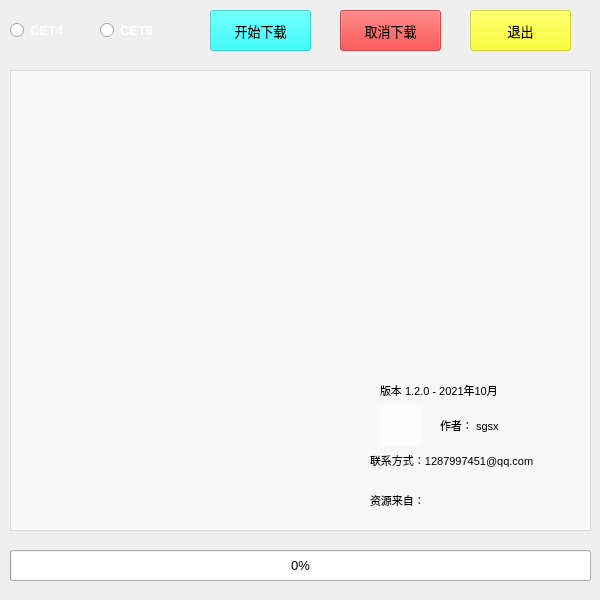
<?xml version="1.0" encoding="UTF-8"?>
<ui version="4.0">
 <class>MainWindow</class>
 <widget class="QMainWindow" name="MainWindow">
  <property name="geometry">
   <rect>
    <x>0</x>
    <y>0</y>
    <width>600</width>
    <height>600</height>
   </rect>
  </property>
  <property name="minimumSize">
   <size>
    <width>600</width>
    <height>600</height>
   </size>
  </property>
  <property name="maximumSize">
   <size>
    <width>600</width>
    <height>600</height>
   </size>
  </property>
  <property name="windowTitle">
   <string>MainWindow</string>
  </property>
  <widget class="QWidget" name="centralwidget">
   <widget class="QPushButton" name="pushButton">
    <property name="geometry">
     <rect>
      <x>210</x>
      <y>10</y>
      <width>101</width>
      <height>41</height>
     </rect>
    </property>
    <property name="font">
     <font>
      <pointsize>10</pointsize>
     </font>
    </property>
    <property name="styleSheet">
     <string notr="true">background-color: rgb(0, 255, 255,150);</string>
    </property>
    <property name="text">
     <string>开始下载</string>
    </property>
   </widget>
   <widget class="QTextBrowser" name="textBrowser">
    <property name="geometry">
     <rect>
      <x>10</x>
      <y>70</y>
      <width>581</width>
      <height>461</height>
     </rect>
    </property>
    <property name="font">
     <font>
      <pointsize>8</pointsize>
     </font>
    </property>
    <property name="styleSheet">
     <string notr="true">background-color: rgba(255, 255, 255, 150);</string>
    </property>
    <property name="html">
     <string>&lt;!DOCTYPE HTML PUBLIC &quot;-//W3C//DTD HTML 4.0//EN&quot; &quot;http://www.w3.org/TR/REC-html40/strict.dtd&quot;&gt;
&lt;html&gt;&lt;head&gt;&lt;meta name=&quot;qrichtext&quot; content=&quot;1&quot; /&gt;&lt;style type=&quot;text/css&quot;&gt;
p, li { white-space: pre-wrap; }
&lt;/style&gt;&lt;/head&gt;&lt;body style=&quot; font-family:'SimSun'; font-size:8pt; font-weight:400; font-style:normal;&quot;&gt;
&lt;p style=&quot;-qt-paragraph-type:empty; margin-top:0px; margin-bottom:0px; margin-left:0px; margin-right:0px; -qt-block-indent:0; text-indent:0px; font-size:18pt;&quot;&gt;&lt;br /&gt;&lt;/p&gt;&lt;/body&gt;&lt;/html&gt;</string>
    </property>
   </widget>
   <widget class="QPushButton" name="cancelButton">
    <property name="geometry">
     <rect>
      <x>470</x>
      <y>10</y>
      <width>101</width>
      <height>41</height>
     </rect>
    </property>
    <property name="font">
     <font>
      <pointsize>10</pointsize>
     </font>
    </property>
    <property name="styleSheet">
     <string notr="true">background-color: rgb(255, 255, 0,150);</string>
    </property>
    <property name="text">
     <string>退出</string>
    </property>
   </widget>
   <widget class="QRadioButton" name="CET4">
    <property name="geometry">
     <rect>
      <x>10</x>
      <y>10</y>
      <width>81</width>
      <height>41</height>
     </rect>
    </property>
    <property name="font">
     <font>
      <pointsize>10</pointsize>
      <weight>75</weight>
      <bold>true</bold>
     </font>
    </property>
    <property name="styleSheet">
     <string notr="true">color: rgb(255, 255, 255);</string>
    </property>
    <property name="text">
     <string>CET4</string>
    </property>
   </widget>
   <widget class="QRadioButton" name="CET6">
    <property name="geometry">
     <rect>
      <x>100</x>
      <y>10</y>
      <width>81</width>
      <height>41</height>
     </rect>
    </property>
    <property name="font">
     <font>
      <pointsize>10</pointsize>
      <weight>75</weight>
      <bold>true</bold>
     </font>
    </property>
    <property name="styleSheet">
     <string notr="true">color: rgb(255, 255, 255);</string>
    </property>
    <property name="text">
     <string>CET6</string>
    </property>
   </widget>
   <widget class="QPushButton" name="cancelDownload">
    <property name="geometry">
     <rect>
      <x>340</x>
      <y>10</y>
      <width>101</width>
      <height>41</height>
     </rect>
    </property>
    <property name="font">
     <font>
      <pointsize>10</pointsize>
     </font>
    </property>
    <property name="styleSheet">
     <string notr="true">background-color: rgb(255, 0, 0,150);</string>
    </property>
    <property name="text">
     <string>取消下载</string>
    </property>
   </widget>
   <widget class="QWidget" name="widget_top" native="true">
    <property name="geometry">
     <rect>
      <x>0</x>
      <y>0</y>
      <width>601</width>
      <height>601</height>
     </rect>
    </property>
    <property name="styleSheet">
     <string notr="true">background-image: url(:/png_show/image/background.png);</string>
    </property>
    <widget class="QProgressBar" name="progressBar">
     <property name="geometry">
      <rect>
       <x>10</x>
       <y>550</y>
       <width>581</width>
       <height>31</height>
      </rect>
     </property>
     <property name="font">
      <font>
       <pointsize>10</pointsize>
      </font>
     </property>
     <property name="styleSheet">
      <string notr="true">color: rgb(0, 0, 0);
</string>
     </property>
     <property name="value">
      <number>0</number>
     </property>
    </widget>
   </widget>
   <widget class="QLabel" name="label_6">
    <property name="geometry">
     <rect>
      <x>370</x>
      <y>490</y>
      <width>181</width>
      <height>20</height>
     </rect>
    </property>
    <property name="font">
     <font>
      <pointsize>8</pointsize>
     </font>
    </property>
    <property name="text">
     <string>资源来自：</string>
    </property>
   </widget>
   <widget class="QLabel" name="label_5">
    <property name="geometry">
     <rect>
      <x>370</x>
      <y>450</y>
      <width>301</width>
      <height>20</height>
     </rect>
    </property>
    <property name="font">
     <font>
      <pointsize>8</pointsize>
     </font>
    </property>
    <property name="text">
     <string>联系方式：1287997451@qq.com</string>
    </property>
   </widget>
   <widget class="QWidget" name="widget" native="true">
    <property name="geometry">
     <rect>
      <x>380</x>
      <y>405</y>
      <width>41</width>
      <height>41</height>
     </rect>
    </property>
    <property name="styleSheet">
     <string notr="true">border-image: url(:/about/image/test.png);
background-color: rgba(255, 255, 255, 100);</string>
    </property>
   </widget>
   <widget class="QLabel" name="label_4">
    <property name="geometry">
     <rect>
      <x>440</x>
      <y>415</y>
      <width>171</width>
      <height>20</height>
     </rect>
    </property>
    <property name="font">
     <font>
      <pointsize>8</pointsize>
     </font>
    </property>
    <property name="text">
     <string>作者： sgsx</string>
    </property>
   </widget>
   <widget class="QLabel" name="label_3">
    <property name="geometry">
     <rect>
      <x>380</x>
      <y>380</y>
      <width>241</width>
      <height>20</height>
     </rect>
    </property>
    <property name="font">
     <font>
      <pointsize>8</pointsize>
     </font>
    </property>
    <property name="text">
     <string>版本 1.2.0 - 2021年10月</string>
    </property>
   </widget>
   <widget class="QWidget" name="widget_2" native="true">
    <property name="geometry">
     <rect>
      <x>440</x>
      <y>470</y>
      <width>111</width>
      <height>51</height>
     </rect>
    </property>
    <property name="styleSheet">
     <string notr="true">border-image: url(:/logo/image/logo.png);</string>
    </property>
   </widget>
   <zorder>widget_top</zorder>
   <zorder>pushButton</zorder>
   <zorder>textBrowser</zorder>
   <zorder>cancelButton</zorder>
   <zorder>CET4</zorder>
   <zorder>CET6</zorder>
   <zorder>cancelDownload</zorder>
   <zorder>label_6</zorder>
   <zorder>label_5</zorder>
   <zorder>widget</zorder>
   <zorder>label_4</zorder>
   <zorder>label_3</zorder>
   <zorder>widget_2</zorder>
  </widget>
  <action name="about">
   <property name="checkable">
    <bool>false</bool>
   </property>
   <property name="checked">
    <bool>false</bool>
   </property>
   <property name="enabled">
    <bool>true</bool>
   </property>
   <property name="text">
    <string>详细信息</string>
   </property>
   <property name="font">
    <font>
     <pointsize>8</pointsize>
    </font>
   </property>
  </action>
 </widget>
 <resources>
  <include location="../png_show/png_show.qrc"/>
 </resources>
 <connections/>
</ui>
